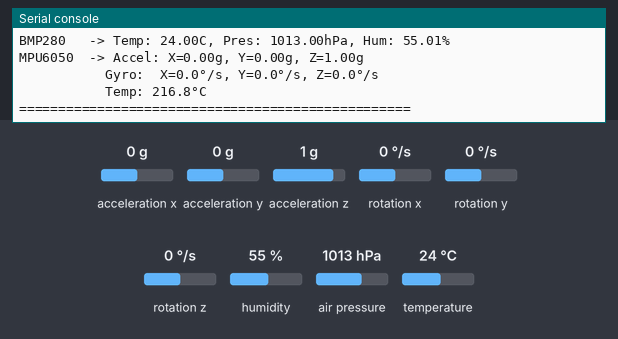
This program was run on a simulated ESP32 board running MicroPython. On the bench: the last lines printed to the serial console. Inputs (shaded band) come from the test bench; at power-on: acceleration x 0 g, acceleration y 0 g, acceleration z 1 g, rotation x 0 °/s, rotation y 0 °/s, rotation z 0 °/s, humidity 55 %, air pressure 1013 hPa, temperature 24 °C. Library files of the repository ran but are not shown: ahtx0.py, bme280_float.py, mpu6050.py.

Above: at 1.3 s.
1.4 s: acceleration x set to -1.4 g
2.9 s: acceleration y set to -1.4 g
4.4 s: acceleration z set to -1.4 g
5.9 s: rotation x set to -192 °/s
At 6.7 s:
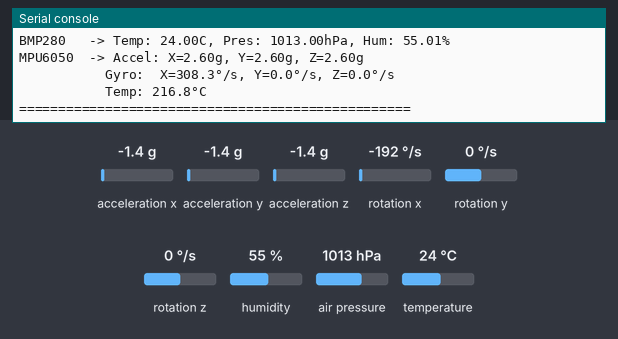
7.4 s: rotation y set to -192 °/s
At 9.7 s:
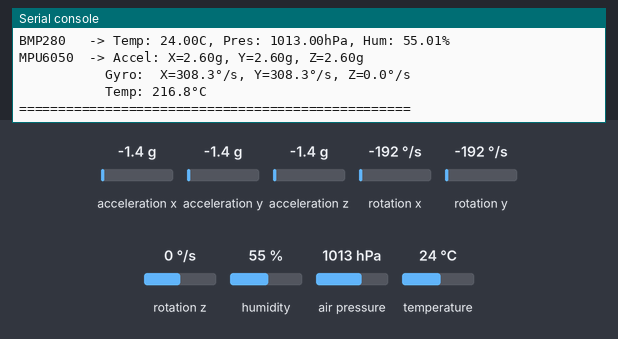
Timing chart, 0 to 9.9 s (numbered marks = the images above; inputs shaded):
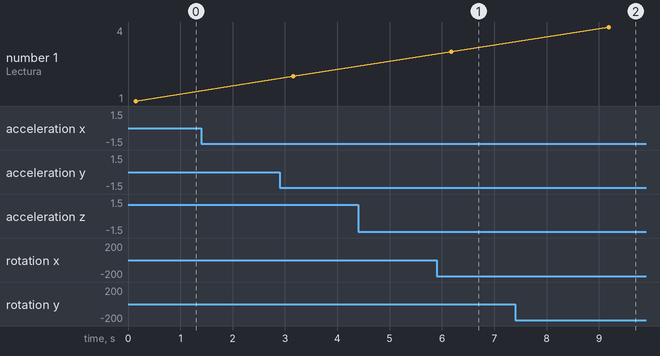

The program:

ar3820_MPU6050_OK.py
```python
from machine import Pin, I2C
import time
from ahtx0 import AHT20
from bme280_float import BME280

# Intentar importar MPU6050, si no existe la librería no falla
try:
    from mpu6050 import MPU6050
    HAS_MPU = True
except ImportError:
    print("⚠️ Librería 'mpu6050' no encontrada, se omitirá este sensor")
    HAS_MPU = False


class SensorStation:
    def __init__(self):
        # Actualizado: SCL=GPIO5, SDA=GPIO4
        self.i2c = I2C(0, scl=Pin(5), sda=Pin(4), freq=400000)
        self.sensors = {}
        self.initialize_sensors()

    def initialize_sensors(self):
        print("Inicializando sensores con nuevos pines...")
        print("SCL: GPIO5, SDA: GPIO4")
        print("Dispositivos I2C detectados:", [hex(addr) for addr in self.i2c.scan()])

        # Inicializar AHT20
        try:
            self.sensors['aht20'] = AHT20(self.i2c)
            print("✓ AHT20 listo")
        except Exception as e:
            print("✗ AHT20 error:", e)

        # Inicializar BMP280
        try:
            self.sensors['bmp280'] = BME280(i2c=self.i2c, address=0x77)
            print("✓ BMP280 listo")
        except Exception as e:
            print("✗ BMP280 error:", e)

        # Inicializar MPU6050 solo si la librería está disponible
        if HAS_MPU:
            try:
                self.sensors['mpu6050'] = MPU6050(self.i2c)
                # Test rápido para verificar que funciona
                temp = self.sensors['mpu6050'].temperature()
                print(f"✓ MPU6050 listo (Temp inicial: {temp:.1f}°C)")
            except Exception as e:
                print("✗ MPU6050 error:", e)

    def read_all(self):
        data = {}

        # Leer AHT20
        if 'aht20' in self.sensors:
            try:
                data['aht20_temp'] = self.sensors['aht20'].temperature
                data['aht20_hum'] = self.sensors['aht20'].relative_humidity
            except:
                data['aht20_error'] = True

        # Leer BMP280
        if 'bmp280' in self.sensors:
            try:
                t, p, h = self.sensors['bmp280'].values
                data['bmp280_temp'] = t
                data['bmp280_pres'] = p
                data['bmp280_hum'] = h
            except:
                data['bmp280_error'] = True

        # Leer MPU6050 - ¡MÉTODOS CORREGIDOS!
        if 'mpu6050' in self.sensors:
            try:
                # Usar los métodos correctos de tu librería
                accel_tuple = self.sensors['mpu6050'].acceleration()
                gyro_tuple = self.sensors['mpu6050'].gyro()

                # Convertir a diccionario para consistencia
                data['mpu_accel'] = {
                    'x': accel_tuple[0],
                    'y': accel_tuple[1],
                    'z': accel_tuple[2]
                }
                data['mpu_gyro'] = {
                    'x': gyro_tuple[0],
                    'y': gyro_tuple[1],
                    'z': gyro_tuple[2]
                }
                data['mpu_temp'] = self.sensors['mpu6050'].temperature()
            except Exception as e:
                print(f"Error leyendo MPU6050: {e}")
                data['mpu_error'] = True

        return data

    def print_data(self, data):
        print("\n" + "="*50)
        print("ESTACIÓN DE SENSORES - DATOS COMPLETOS")
        print("="*50)

        # AHT20
        if 'aht20_temp' in data:
            print("AHT20    -> Temp: {:.1f}°C, Hum: {:.1f}%".format(data['aht20_temp'], data['aht20_hum']))
        elif 'aht20_error' in data:
            print("AHT20    -> Error de lectura")

        # BMP280
        if 'bmp280_temp' in data:
            print("BMP280   -> Temp: {}, Pres: {}, Hum: {}".format(
                data['bmp280_temp'], data['bmp280_pres'], data['bmp280_hum']))
        elif 'bmp280_error' in data:
            print("BMP280   -> Error de lectura")

        # MPU6050
        if 'mpu_accel' in data:
            accel = data['mpu_accel']
            gyro = data['mpu_gyro']
            print("MPU6050  -> Accel: X={:.2f}g, Y={:.2f}g, Z={:.2f}g".format(accel['x'], accel['y'], accel['z']))
            print("           Gyro:  X={:.1f}°/s, Y={:.1f}°/s, Z={:.1f}°/s".format(gyro['x'], gyro['y'], gyro['z']))
            print("           Temp: {:.1f}°C".format(data['mpu_temp']))
        elif 'mpu_error' in data:
            print("MPU6050  -> Error de lectura")

        print("="*50)


# Uso principal
station = SensorStation()
counter = 0

while True:
    counter += 1
    print(f"\nLectura #{counter}")
    sensor_data = station.read_all()
    station.print_data(sensor_data)
    time.sleep(3)
```

Measured:
- after the input at 5.9 s, the serial console: prints a new line after 0.29 s (image 1)
- after the input at 7.4 s, the serial console: prints a new line after 1.8 s (image 2)
